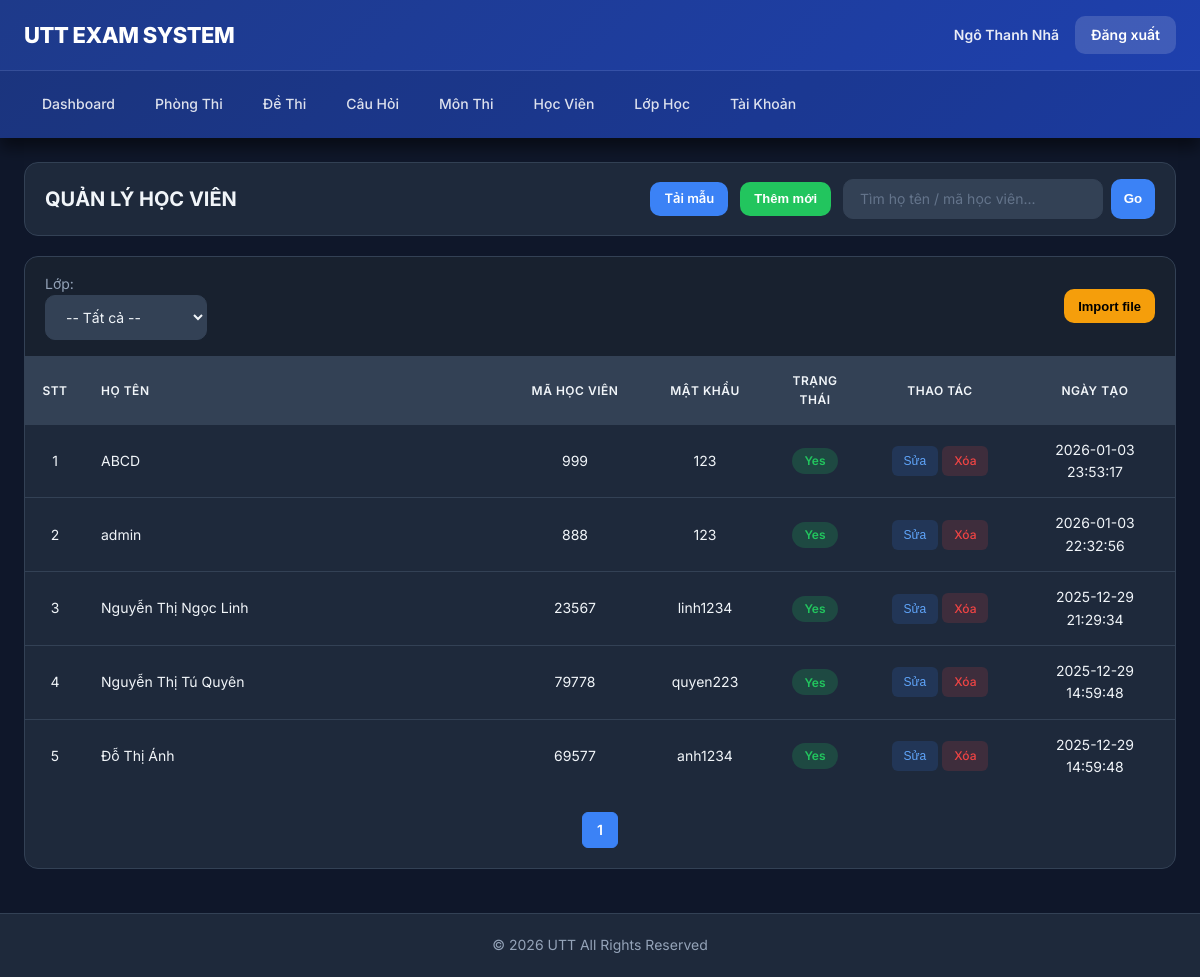
The app's page /public/index.php?url=HocvienAdminController/index (signed in) with its own data.
### tables this page shows
CREATE TABLE `users` (
  `id` int(11) NOT NULL,
  `hoten` varchar(100) NOT NULL,
  `username` varchar(50) NOT NULL,
  `email` varchar(120) NOT NULL,
  `password_hash` varchar(255) NOT NULL,
  `trangthai` tinyint(4) DEFAULT 1,
  `role` varchar(20) DEFAULT 'admin',
  `lop_id` int(11) DEFAULT NULL,
  `created_at` datetime DEFAULT current_timestamp()
);

CREATE TABLE `hoc_vien` (
  `id` int(11) NOT NULL,
  `hoten` varchar(100) NOT NULL,
  `ma_hv` varchar(50) NOT NULL,
  `matkhau` varchar(100) NOT NULL,
  `trangthai` tinyint(4) DEFAULT 1,
  `lop_id` int(11) NOT NULL,
  `created_by` int(11) DEFAULT NULL,
  `created_at` datetime DEFAULT current_timestamp()
);

### Core/Controller.php (called while the page is built, shortened)
<?php
class Controller{
  public function model($name){
    return new $name;
  }
  public function view($layout,$data=[]){
    require_once __DIR__."/../MVC/Views/$layout.php";
  }
}

### MVC/Controllers/HocvienAdminController.php (called while the page is built, shortened)
<?php
class HocvienAdminController extends Controller
{
  private function getFlash($k)
  {
    $v = $_SESSION["_flash"][$k] ?? "";
    return $v;
  }
  public function index()
  {
    $lop_id = (int) ($_GET["lop_id"] ?? 0);
    $q = trim($_GET["q"] ?? "");
    $m = $this->model("Hocvien_m");
    $lops = $m->getLops();
    $rows = $m->search($lop_id, $q);
    $this->view("layout_admin", [
      "page" => "Pages/hv_list",
      "rows" => $rows,
      "lops" => $lops,
      "lop_id" => $lop_id,
      "q" => $q,
      "msg" => $this->getFlash("msg"),
      "err" => $this->getFlash("err"),
    ]);
  }
}

### Core/App.php (called while the page is built, shortened)
<?php
class App {
  public function __construct(){
    $url = $_GET["url"] ?? "AuthController/login";
    $arr = explode("/", trim($url,"/"));
    $action     = $arr[1] ?? "login";
    $params     = array_slice($arr,2);
    $c = new $controller;
    call_user_func_array([$c,$action], $params);
  }
}

### public/index.php (called while the page is built, shortened)
<?php
require_once __DIR__."/../Core/Database.php";
require_once __DIR__."/../Core/Controller.php";
require_once __DIR__."/../Core/App.php";
new App();

### Core/Database.php (called while the page is built, shortened)
<?php
class Database
{
  public function __construct()
  {
    $dsn = "mysql:host=" . DB_HOST . ";port=" . DB_PORT . ";dbname=" . DB_NAME . ";charset=utf8mb4";
    $this->con = new PDO($dsn, DB_USER, DB_PASS, [
      PDO::ATTR_ERRMODE => PDO::ERRMODE_EXCEPTION,
      PDO::ATTR_DEFAULT_FETCH_MODE => PDO::FETCH_ASSOC
    ]);
  }
}

### MVC/Models/Hocvien_m.php (called while the page is built, shortened)
<?php
class Hocvien_m extends Database {
  public function search($lop_id, $q){
    $sql="SELECT hv.*, l.ma_lop, u.hoten AS nguoi_tao
          FROM hoc_vien hv
          JOIN lop_hoc l ON l.id=hv.lop_id
          LEFT JOIN users u ON u.id=hv.created_by
          WHERE 1=1";
    $pa=[];
    $sql.=" ORDER BY hv.id DESC";
    $st=$this->con->prepare($sql);
    $st->execute($pa);
    return $st->fetchAll();
  }
}

### MVC/Views/Pages/hv_list.php (the view, shortened to what this page needs)
<?php
$rows = $data["rows"] ?? [];
$q = $data["q"] ?? "";
?>
<div class="page-head compact">
  <div class="page-title">QUẢN LÝ HỌC VIÊN</div>
  <div class="page-actions">
    <a class="btn btn-primary btn-sm" href="<?= BASE_URL ?>/index.php?url=HocvienAdminController/template">Tải mẫu</a>
    <button class="btn btn-success btn-sm" type="button" onclick="openAddModal()">Thêm mới</button>
    <form class="search-form" method="get" action="<?= BASE_URL ?>/index.php">
      <input name="q" value="<?= htmlspecialchars($q) ?>" placeholder="Tìm họ tên / mã học viên...">
      <button type="submit" class="btn-search">Go</button>
    </form>
  </div>
</div>
<div class="box">
  <div class="box-sub">
    <div>
      Lớp:
      <select onchange="location.href='<?= BASE_URL ?>/index.php?url=HocvienAdminController/index&lop_id='+this.value">
        <option value="0">-- Tất cả --</option>
      </select>
    </div>
    <button class="btn btn-warning btn-sm" type="button" onclick="openModal()">Import file</button>
  </div>
  <table class="tbl">
    <thead>
      <tr>
        <th style="width:60px;text-align:center">STT</th>
        <th>Họ tên</th>
        <th style="width:140px;text-align:center">Mã học viên</th>
        <th style="width:120px;text-align:center">Mật khẩu</th>
        <th style="width:100px;text-align:center">Trạng thái</th>
        <th style="width:150px;text-align:center">Thao tác</th>
        <th style="width:160px;text-align:center">Ngày tạo</th>
      </tr>
    </thead>
    <tbody>
      <?php foreach ($rows as $i => $r): ?>
        <tr>
          <td style="text-align:center"><?= $i + 1 ?></td>
          <td><?= htmlspecialchars($r["hoten"] ?? "") ?></td>
          <td style="text-align:center"><?= htmlspecialchars($r["ma_hv"] ?? "") ?></td>
          <td style="text-align:center"><?= htmlspecialchars($r["matkhau"] ?? "") ?></td>
          <td style="text-align:center">
            <?php $tt = (int) ($r["trangthai"] ?? 1); ?>
            <span class="pill <?= $tt === 1 ? 'yes' : 'no' ?>"><?= $tt === 1 ? 'Yes' : 'No' ?></span>
          </td>
          <td style="text-align:center">
            <button class="action-btn edit" type="button" onclick="openEdit(
                <?= $r['id'] ?>,
                '<?= htmlspecialchars($r['hoten'] ?? '', ENT_QUOTES) ?>',
                '<?= htmlspecialchars($r['matkhau'] ?? '', ENT_QUOTES) ?>',
                <?= (int) ($r['lop_id'] ?? 0) ?>,
                <?= (int) ($r['trangthai'] ?? 1) ?>
              )">Sửa</button>
            <a class="action-btn delete" onclick="return confirm('Xóa học viên?')"
              href="<?= BASE_URL ?>/index.php?url=HocvienAdminController/delete/<?= $r['id'] ?>">Xóa</a>
          </td>
          <td style="text-align:center"><?= htmlspecialchars($r["created_at"] ?? "") ?></td>
        </tr>
      <?php endforeach; ?>
    </tbody>
  </table>
  <div class="pager"><a class="page active" href="#">1</a></div>
</div>

### MVC/Views/layout_admin.php (shortened to what this page needs)
<?php
$u = $_SESSION["user"] ?? ["hoten" => "Khách"];
$page = $data["page"] ?? "";
?>
<!doctype html>
<html lang="vi">
<head>
  <link rel="stylesheet" href="<?= BASE_URL ?>/assets/style.css?v=3">
</head>
<body>
  <header class="site-header">
    <div class="header-top">
      <div class="header-logo">UTT EXAM SYSTEM</div>
      <div class="header-user">
        <span class="header-user-name"><?= htmlspecialchars($u["hoten"]) ?></span>
        <a href="<?= BASE_URL ?>/index.php?url=AuthController/logout" class="header-logout">Đăng xuất</a>
      </div>
    </div>
    <nav class="header-nav">
      <a href="<?= BASE_URL ?>/index.php?url=DashboardController/index" class="nav-link">Dashboard</a>
      <a href="<?= BASE_URL ?>/index.php?url=PhongthiController/index" class="nav-link">Phòng Thi</a>
      <a href="<?= BASE_URL ?>/index.php?url=DethiController/index" class="nav-link">Đề Thi</a>
      <a href="<?= BASE_URL ?>/index.php?url=CauhoiController/index" class="nav-link">Câu Hỏi</a>
      <a href="<?= BASE_URL ?>/index.php?url=MonthiController/index" class="nav-link">Môn Thi</a>
      <a href="<?= BASE_URL ?>/index.php?url=HocvienAdminController/index" class="nav-link">Học Viên</a>
      <a href="<?= BASE_URL ?>/index.php?url=LophocController/index" class="nav-link">Lớp Học</a>
      <a href="<?= BASE_URL ?>/index.php?url=TaikhoanController/index" class="nav-link">Tài Khoản</a>
    </nav>
  </header>
  <main class="page-wrap">
    <?php require_once __DIR__ . "/" . $page . ".php"; ?>
  </main>
  <footer class="site-footer">
    © 2026 UTT All Rights Reserved
  </footer>
</body>
</html>

### records on screen
users: hoten "Ngô Thanh Nhã"
hoc_vien: hoten "ABCD", ma_hv "999", matkhau "123", trangthai "Yes", created_at "2026-01-03 23:53:17"
hoc_vien: hoten "admin", ma_hv "888", matkhau "123", trangthai "Yes", created_at "2026-01-03 22:32:56"
hoc_vien: hoten "Nguyễn Thị Ngọc Linh", ma_hv "23567", matkhau "linh1234", trangthai "Yes", created_at "2025-12-29 21:29:34"
hoc_vien: hoten "Nguyễn Thị Tú Quyên", ma_hv "79778", matkhau "quyen223", trangthai "Yes", created_at "2025-12-29 14:59:48"
hoc_vien: hoten "Đỗ Thị Ánh", ma_hv "69577", matkhau "anh1234", trangthai "Yes", created_at "2025-12-29 14:59:48"
